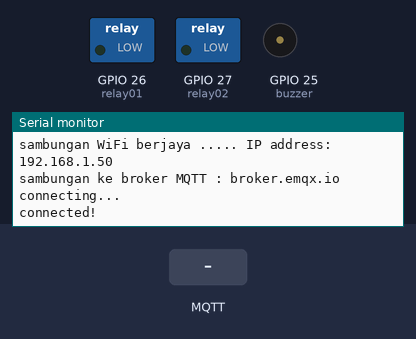
Simulated run of this sketch. Board: ESP32. Parts: switched loads named in the sketch (green lamp = pin HIGH), buzzer (waves = sounding, pin HIGH), the last lines printed to the serial monitor. The test bench sets the inputs (shaded band). WiFi joins after 1.5 s; servers stay silent unless stated; no MQTT or app messages arrive unless stated.

Above: at 3.2 s.
3.3 s: MQTT message "on" arrives on the first subscribed topic
At 4.0 s:
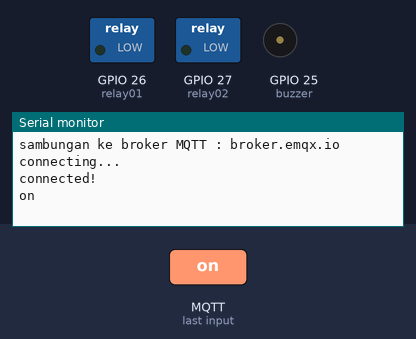
4.8 s: MQTT message "off" arrives on the first subscribed topic
At 6.2 s:
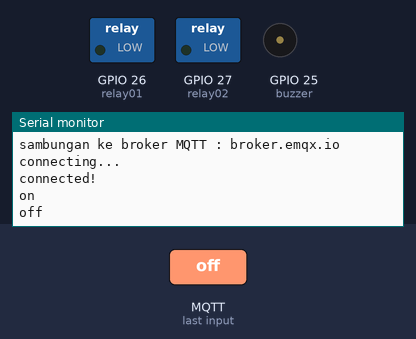

The sketch:

esidevkitMQTT_template01.ino
```cpp
/*------------------------------------------------------------------
  ===================  Seksyen 1 - HEADER        ===================
  ------------------------------------------------------------------*/

//-------------------------------------------------------------------
//=  A. - Library  include and define  yang diperlukan              =
//-------------------------------------------------------------------

#include <WiFi.h>
#include <MQTT.h>

//--------------------------------------------------------------------------
//-----b. - ISTIHAR Sambungan nama Pin dengan Nombor Fizikal PIN ----
//--------------------------------------------------------------------------

#define relay01     26  // digital OUTPUT - RELAY 1
#define relay02     27  // digital OUTPUT - RELAY 2
#define buzzer      25  // digital OUTPUT - BUZZER
#define SensorDS18  15  // pin ke DS18B20 (ONEWIRE) sensor Suhu
#define sensorLDR   36  // analog INPUT   - Sensor Cahaya
#define sensorTilt  4   // digital Input  - Sensor Tilt
#define SensorVolt  35  // analog INPUT   - Sensor Voltan

// ~~~~~~~~~~~~~~~~~~~~ PENTING ~~~~~~~~~~~~~~~~~~~~~~~~
// ------ Sila edit nama atau ID ikut keperluan --------
#define Client_Id   "id_anda___"
#define NamaBroker  "broker.emqx.io"
#define namaSSID    "IoT";
#define SSIDpwd     "iot@kksj2023";
// ~~~~~~~~~~~~~~~~~~~  TAMMAT   ~~~~~~~~~~~~~~~~~~~~~~~

//-----c.  - ISTIHAR  constant dan pembolehubah------------------------------
//---Penetapan nama Pembolehubah yg diumpukkan kepada satu nilai awal  --
const char ssid[] = namaSSID;
const char pass[] = SSIDpwd;

//------ ISTIHAR Pemboleh ubah dengan jenis Data yang digunakan---
unsigned long lastMillis = 0;

//-----d. - Cipta Objek dari Librari berkaitan------------------ ----
//--------------------------------------------------------------------------

WiFiClient net;
MQTTClient client;


//##################  Seksyen 1 - TAMAT #############################
//--------------FUNCTION----------------------------

void connect() {
  Serial.print("sambungan ke wifi...");
  while (WiFi.status() != WL_CONNECTED) {
    Serial.print(".");
    delay(1000);
  }
  Serial.println("");
  Serial.print("sambungan WiFi berjaya ..... ");
  Serial.print("IP address: ");
  Serial.println(WiFi.localIP()); // Print the IP address

  Serial.print("sambungan ke broker MQTT : ");
  Serial.println(NamaBroker);

  Serial.print("\nconnecting...");
  while (!client.connect(Client_Id)) {
    Serial.print(".");
    delay(1000);
  }
  Serial.println("\nconnected!");
  client.subscribe("kksbj/buzzer");
  // -- tambah subcribe disini ---

}

void messageReceived(String &topic, String &payload) {
  //Serial.println("incoming: " + topic + " - " + payload);
   Serial.println(payload);

  //==============================================================

  //==========================Kawalan 1 (subcribe)========================
      /*----Tulis Kod Kawalan ( subsribe here ) ------- */

  //==========================Kawalan 2 (subcribe)========================
   /*----Tulis Kod Kawalan ( subsribe here ) ------- */

  //==========================Kawalan 3 (subcribe) ========================
     /*----Tulis Kod Kawalan ( subsribe here ) ------- */

  //--------------------------- Kawalan Tamat --------------------
}

//###################################################
//==================  Seksyen 2 - Fungsi Setup ======================
//-------------------------------------------------------------------

void setup() {
  pinMode(relay01,OUTPUT);
  pinMode(relay02,OUTPUT);
  pinMode(buzzer,OUTPUT);
  pinMode(sensorTilt, INPUT);

  Serial.begin(115200); // initialize serial
  WiFi.begin(ssid, pass);

  client.begin(NamaBroker, net);
  client.onMessage(messageReceived);
  connect();
}
//##################  Seksyen 2 - TAMAT #############################

//==============  Seksyen 3 - Fungsi Utama (LOOP) ===================
//-------------------------------------------------------------------
void loop() {

 client.loop();
 delay(10);  // <- fixes some issues with WiFi stability

  if (!client.connected()) {
    connect();
  }

// publish a message roughly every second.
  if (millis() - lastMillis > 2000) {
  lastMillis = millis();

  //------SENSOR 1 -------------------------------------------------------------


 //-----------end ----------------------------------
  }
}

//##################  Seksyen 3 - TAMAT #############################
```

Measured:
- after the input at 3.3 s, the serial monitor: prints a new line at once (image 1)
- after the input at 4.8 s, the serial monitor: prints a new line at once (image 2)
